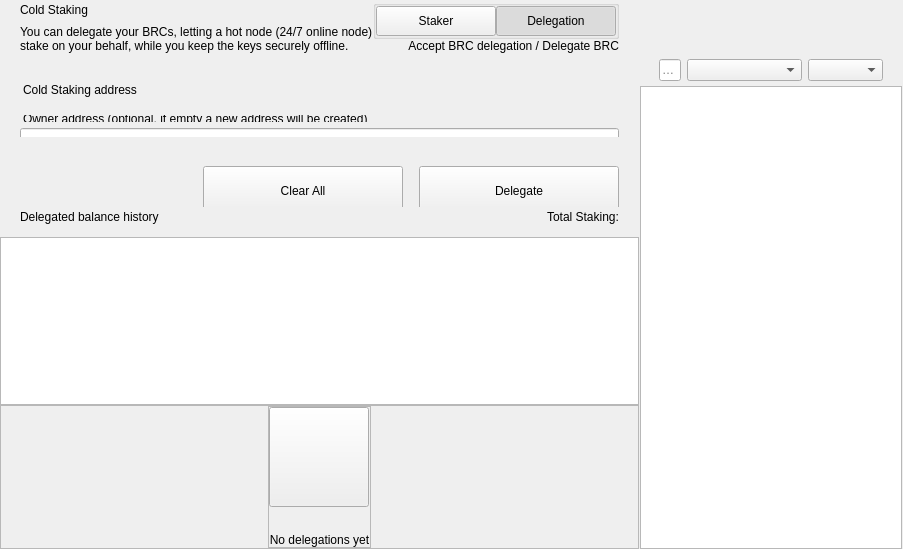
<?xml version="1.0" encoding="UTF-8"?>
<ui version="4.0">
 <class>ColdStakingWidget</class>
 <widget class="QWidget" name="ColdStakingWidget">
  <property name="geometry">
   <rect>
    <x>0</x>
    <y>0</y>
    <width>629</width>
    <height>549</height>
   </rect>
  </property>
  <property name="windowTitle">
   <string notr="true">N/A</string>
  </property>
  <layout class="QHBoxLayout" name="horizontalLayout_1" stretch="2,1">
   <property name="spacing">
    <number>0</number>
   </property>
   <property name="leftMargin">
    <number>0</number>
   </property>
   <property name="topMargin">
    <number>0</number>
   </property>
   <property name="rightMargin">
    <number>0</number>
   </property>
   <property name="bottomMargin">
    <number>0</number>
   </property>
   <item>
    <widget class="QWidget" name="left" native="true">
     <layout class="QVBoxLayout" name="verticalLayout_3">
      <property name="leftMargin">
       <number>0</number>
      </property>
      <property name="topMargin">
       <number>0</number>
      </property>
      <property name="rightMargin">
       <number>0</number>
      </property>
      <property name="bottomMargin">
       <number>0</number>
      </property>
      <item>
       <layout class="QVBoxLayout" name="verticalLayout_2">
        <property name="spacing">
         <number>0</number>
        </property>
        <item>
         <layout class="QVBoxLayout" name="verticalLayoutTop">
          <property name="spacing">
           <number>0</number>
          </property>
          <property name="leftMargin">
           <number>0</number>
          </property>
          <property name="rightMargin">
           <number>0</number>
          </property>
          <item>
           <widget class="QWidget" name="containerTitle" native="true">
            <property name="sizePolicy">
             <sizepolicy hsizetype="Preferred" vsizetype="Minimum">
              <horstretch>0</horstretch>
              <verstretch>0</verstretch>
             </sizepolicy>
            </property>
            <property name="maximumSize">
             <size>
              <width>16777215</width>
              <height>100</height>
             </size>
            </property>
            <layout class="QHBoxLayout" name="containerTitleLayout">
             <property name="spacing">
              <number>0</number>
             </property>
             <property name="leftMargin">
              <number>20</number>
             </property>
             <property name="topMargin">
              <number>0</number>
             </property>
             <property name="rightMargin">
              <number>20</number>
             </property>
             <property name="bottomMargin">
              <number>0</number>
             </property>
             <item>
              <layout class="QVBoxLayout" name="verticalLayout11">
               <property name="spacing">
                <number>5</number>
               </property>
               <item>
                <widget class="QLabel" name="labelTitle">
                 <property name="text">
                  <string>Cold Staking</string>
                 </property>
                </widget>
               </item>
               <item>
                <widget class="QLabel" name="labelSubtitle1">
                 <property name="maximumSize">
                  <size>
                   <width>16777215</width>
                   <height>16777215</height>
                  </size>
                 </property>
                 <property name="text">
                  <string>You can delegate your BRCs, letting a hot node (24/7 online node)
stake on your behalf, while you keep the keys securely offline.</string>
                 </property>
                </widget>
               </item>
              </layout>
             </item>
             <item>
              <spacer name="horizontalSpacer">
               <property name="orientation">
                <enum>Qt::Horizontal</enum>
               </property>
               <property name="sizeHint" stdset="0">
                <size>
                 <width>40</width>
                 <height>20</height>
                </size>
               </property>
              </spacer>
             </item>
             <item>
              <widget class="QWidget" name="containerViewPrivacyChecks" native="true">
               <layout class="QVBoxLayout" name="containerPrivacyChecks">
                <property name="spacing">
                 <number>0</number>
                </property>
                <property name="leftMargin">
                 <number>0</number>
                </property>
                <property name="topMargin">
                 <number>0</number>
                </property>
                <property name="rightMargin">
                 <number>0</number>
                </property>
                <property name="bottomMargin">
                 <number>0</number>
                </property>
                <item alignment="Qt::AlignHCenter|Qt::AlignVCenter">
                 <widget class="QGroupBox" name="groupBox">
                  <property name="title">
                   <string/>
                  </property>
                  <layout class="QHBoxLayout" name="horizontalLayout_2_1">
                   <property name="spacing">
                    <number>0</number>
                   </property>
                   <property name="leftMargin">
                    <number>0</number>
                   </property>
                   <property name="topMargin">
                    <number>0</number>
                   </property>
                   <property name="rightMargin">
                    <number>0</number>
                   </property>
                   <property name="bottomMargin">
                    <number>0</number>
                   </property>
                   <item>
                    <widget class="QPushButton" name="pushLeft">
                     <property name="minimumSize">
                      <size>
                       <width>120</width>
                       <height>30</height>
                      </size>
                     </property>
                     <property name="maximumSize">
                      <size>
                       <width>120</width>
                       <height>30</height>
                      </size>
                     </property>
                     <property name="focusPolicy">
                      <enum>Qt::NoFocus</enum>
                     </property>
                     <property name="text">
                      <string>Staker</string>
                     </property>
                     <property name="checkable">
                      <bool>true</bool>
                     </property>
                     <property name="autoExclusive">
                      <bool>true</bool>
                     </property>
                    </widget>
                   </item>
                   <item>
                    <widget class="QPushButton" name="pushRight">
                     <property name="minimumSize">
                      <size>
                       <width>120</width>
                       <height>30</height>
                      </size>
                     </property>
                     <property name="maximumSize">
                      <size>
                       <width>120</width>
                       <height>30</height>
                      </size>
                     </property>
                     <property name="focusPolicy">
                      <enum>Qt::NoFocus</enum>
                     </property>
                     <property name="text">
                      <string>Delegation</string>
                     </property>
                     <property name="checkable">
                      <bool>true</bool>
                     </property>
                     <property name="checked">
                      <bool>true</bool>
                     </property>
                     <property name="autoExclusive">
                      <bool>true</bool>
                     </property>
                    </widget>
                   </item>
                  </layout>
                 </widget>
                </item>
                <item alignment="Qt::AlignTop">
                 <widget class="QLabel" name="labelSubtitle2">
                  <property name="text">
                   <string>Accept BRC delegation / Delegate BRC</string>
                  </property>
                  <property name="alignment">
                   <set>Qt::AlignRight|Qt::AlignTrailing|Qt::AlignVCenter</set>
                  </property>
                 </widget>
                </item>
               </layout>
              </widget>
             </item>
            </layout>
           </widget>
          </item>
          <item>
           <spacer name="verticalSpacer_2">
            <property name="orientation">
             <enum>Qt::Vertical</enum>
            </property>
            <property name="sizeType">
             <enum>QSizePolicy::Fixed</enum>
            </property>
            <property name="sizeHint" stdset="0">
             <size>
              <width>20</width>
              <height>30</height>
             </size>
            </property>
           </spacer>
          </item>
          <item>
           <widget class="QWidget" name="containerSend" native="true">
            <property name="minimumSize">
             <size>
              <width>0</width>
              <height>50</height>
             </size>
            </property>
            <layout class="QVBoxLayout" name="containerSendRow">
             <property name="spacing">
              <number>6</number>
             </property>
             <property name="leftMargin">
              <number>0</number>
             </property>
             <property name="topMargin">
              <number>0</number>
             </property>
             <property name="rightMargin">
              <number>0</number>
             </property>
             <property name="bottomMargin">
              <number>0</number>
             </property>
             <item>
              <widget class="QLabel" name="labelEditTitle">
               <property name="maximumSize">
                <size>
                 <width>16777215</width>
                 <height>30</height>
                </size>
               </property>
               <property name="styleSheet">
                <string notr="true">padding-left:20px; padding-bottom:3px;</string>
               </property>
               <property name="text">
                <string>Cold Staking address</string>
               </property>
              </widget>
             </item>
             <item>
              <spacer name="verticalSpacer_6">
               <property name="orientation">
                <enum>Qt::Vertical</enum>
               </property>
               <property name="sizeType">
                <enum>QSizePolicy::Fixed</enum>
               </property>
               <property name="sizeHint" stdset="0">
                <size>
                 <width>20</width>
                 <height>9</height>
                </size>
               </property>
              </spacer>
             </item>
             <item>
              <widget class="QWidget" name="containerOwner" native="true">
               <layout class="QVBoxLayout" name="vContainerOwner">
                <property name="spacing">
                 <number>4</number>
                </property>
                <property name="leftMargin">
                 <number>20</number>
                </property>
                <property name="topMargin">
                 <number>0</number>
                </property>
                <property name="rightMargin">
                 <number>20</number>
                </property>
                <property name="bottomMargin">
                 <number>0</number>
                </property>
                <item>
                 <widget class="QLabel" name="labelSubtitleDescription">
                  <property name="maximumSize">
                   <size>
                    <width>16777215</width>
                    <height>20</height>
                   </size>
                  </property>
                  <property name="styleSheet">
                   <string notr="true">margin-bottom:2px;
                   margin-left:0.05px;
                   padding:0px;</string>
                  </property>
                  <property name="text">
                   <string>Owner address (optional, if empty a new address will be created)</string>
                  </property>
                 </widget>
                </item>
                <item>
                 <widget class="QLineEdit" name="lineEditOwnerAddress">
                  <property name="minimumSize">
                   <size>
                    <width>0</width>
                    <height>50</height>
                   </size>
                  </property>
                  <property name="maximumSize">
                   <size>
                    <width>16777215</width>
                    <height>50</height>
                   </size>
                  </property>
                  <property name="styleSheet">
                   <string notr="true"/>
                  </property>
                  <property name="placeholderText">
                   <string>Enter owner address</string>
                  </property>
                 </widget>
                </item>
               </layout>
              </widget>
             </item>
            </layout>
           </widget>
          </item>
         </layout>
        </item>
        <item>
         <spacer name="verticalSpacer_3">
          <property name="orientation">
           <enum>Qt::Vertical</enum>
          </property>
          <property name="sizeType">
           <enum>QSizePolicy::Minimum</enum>
          </property>
          <property name="sizeHint" stdset="0">
           <size>
            <width>20</width>
            <height>20</height>
           </size>
          </property>
         </spacer>
        </item>
        <item>
         <widget class="QWidget" name="containerBtn" native="true">
          <property name="minimumSize">
           <size>
            <width>0</width>
            <height>50</height>
           </size>
          </property>
          <layout class="QHBoxLayout" name="horizontalLayout">
           <property name="rightMargin">
            <number>20</number>
           </property>
           <item>
            <spacer name="horizontalSpacer_2">
             <property name="orientation">
              <enum>Qt::Horizontal</enum>
             </property>
             <property name="sizeHint" stdset="0">
              <size>
               <width>200</width>
               <height>20</height>
              </size>
             </property>
            </spacer>
           </item>
           <item>
            <layout class="QHBoxLayout" name="horizontalLayout_7">
             <item>
              <spacer name="horizontalSpacer_3">
               <property name="orientation">
                <enum>Qt::Horizontal</enum>
               </property>
               <property name="sizeType">
                <enum>QSizePolicy::Expanding</enum>
               </property>
               <property name="sizeHint" stdset="0">
                <size>
                 <width>40</width>
                 <height>20</height>
                </size>
               </property>
              </spacer>
             </item>
             <item>
              <widget class="QPushButton" name="pushButtonClear">
               <property name="minimumSize">
                <size>
                 <width>200</width>
                 <height>50</height>
                </size>
               </property>
               <property name="focusPolicy">
                <enum>Qt::NoFocus</enum>
               </property>
               <property name="text">
                <string>Clear All</string>
               </property>
              </widget>
             </item>
             <item>
              <spacer name="horizontalSpacer_4">
               <property name="orientation">
                <enum>Qt::Horizontal</enum>
               </property>
               <property name="sizeType">
                <enum>QSizePolicy::Fixed</enum>
               </property>
               <property name="sizeHint" stdset="0">
                <size>
                 <width>10</width>
                 <height>20</height>
                </size>
               </property>
              </spacer>
             </item>
             <item>
              <widget class="QPushButton" name="pushButtonSend">
               <property name="minimumSize">
                <size>
                 <width>200</width>
                 <height>50</height>
                </size>
               </property>
               <property name="maximumSize">
                <size>
                 <width>200</width>
                 <height>50</height>
                </size>
               </property>
               <property name="focusPolicy">
                <enum>Qt::NoFocus</enum>
               </property>
               <property name="text">
                <string>Delegate</string>
               </property>
              </widget>
             </item>
            </layout>
           </item>
          </layout>
         </widget>
        </item>
        <item>
         <widget class="QWidget" name="containerHistoryLabel" native="true">
          <layout class="QHBoxLayout" name="horizontalLayout_4">
           <property name="spacing">
            <number>0</number>
           </property>
           <property name="leftMargin">
            <number>20</number>
           </property>
           <property name="topMargin">
            <number>0</number>
           </property>
           <property name="rightMargin">
            <number>20</number>
           </property>
           <property name="bottomMargin">
            <number>0</number>
           </property>
           <item>
            <widget class="QWidget" name="verticalWidget" native="true">
             <property name="minimumSize">
              <size>
               <width>100</width>
               <height>0</height>
              </size>
             </property>
             <layout class="QVBoxLayout" name="verticalLayout_58">
              <property name="leftMargin">
               <number>0</number>
              </property>
              <property name="topMargin">
               <number>0</number>
              </property>
              <property name="rightMargin">
               <number>0</number>
              </property>
              <property name="bottomMargin">
               <number>0</number>
              </property>
              <item>
               <widget class="QLabel" name="labelListHistory">
                <property name="text">
                 <string>Delegated balance history</string>
                </property>
               </widget>
              </item>
             </layout>
            </widget>
           </item>
           <item>
            <spacer name="horizontalSpacer_5">
             <property name="orientation">
              <enum>Qt::Horizontal</enum>
             </property>
             <property name="sizeHint" stdset="0">
              <size>
               <width>40</width>
               <height>20</height>
              </size>
             </property>
            </spacer>
           </item>
           <item>
            <widget class="QLabel" name="labelStakingTotal">
             <property name="text">
              <string>Total Staking:</string>
             </property>
            </widget>
           </item>
          </layout>
         </widget>
        </item>
        <item>
         <layout class="QVBoxLayout" name="verticalLayout_64">
          <property name="spacing">
           <number>0</number>
          </property>
          <item>
           <spacer name="verticalSpacer_44">
            <property name="orientation">
             <enum>Qt::Vertical</enum>
            </property>
            <property name="sizeType">
             <enum>QSizePolicy::Fixed</enum>
            </property>
            <property name="sizeHint" stdset="0">
             <size>
              <width>20</width>
              <height>10</height>
             </size>
            </property>
           </spacer>
          </item>
          <item>
           <widget class="QListView" name="listView">
            <property name="enabled">
             <bool>true</bool>
            </property>
            <property name="mouseTracking">
             <bool>true</bool>
            </property>
           </widget>
          </item>
          <item>
           <widget class="QFrame" name="emptyContainer">
            <property name="minimumSize">
             <size>
              <width>0</width>
              <height>100</height>
             </size>
            </property>
            <property name="frameShape">
             <enum>QFrame::StyledPanel</enum>
            </property>
            <property name="frameShadow">
             <enum>QFrame::Raised</enum>
            </property>
            <layout class="QVBoxLayout" name="verticalLayout_71" stretch="1,8">
             <property name="spacing">
              <number>0</number>
             </property>
             <property name="leftMargin">
              <number>0</number>
             </property>
             <property name="topMargin">
              <number>0</number>
             </property>
             <property name="rightMargin">
              <number>0</number>
             </property>
             <property name="bottomMargin">
              <number>0</number>
             </property>
             <item>
              <spacer name="verticalSpacer">
               <property name="orientation">
                <enum>Qt::Vertical</enum>
               </property>
               <property name="sizeHint" stdset="0">
                <size>
                 <width>20</width>
                 <height>20</height>
                </size>
               </property>
              </spacer>
             </item>
             <item alignment="Qt::AlignHCenter|Qt::AlignVCenter">
              <widget class="QFrame" name="emptyScreen">
               <property name="sizePolicy">
                <sizepolicy hsizetype="Expanding" vsizetype="Expanding">
                 <horstretch>0</horstretch>
                 <verstretch>0</verstretch>
                </sizepolicy>
               </property>
               <property name="frameShape">
                <enum>QFrame::StyledPanel</enum>
               </property>
               <property name="frameShadow">
                <enum>QFrame::Raised</enum>
               </property>
               <layout class="QVBoxLayout" name="verticalLayout">
                <property name="spacing">
                 <number>30</number>
                </property>
                <property name="leftMargin">
                 <number>0</number>
                </property>
                <property name="topMargin">
                 <number>0</number>
                </property>
                <property name="rightMargin">
                 <number>0</number>
                </property>
                <property name="bottomMargin">
                 <number>0</number>
                </property>
                <item alignment="Qt::AlignHCenter|Qt::AlignVCenter">
                 <widget class="QPushButton" name="pushImgEmpty">
                  <property name="minimumSize">
                   <size>
                    <width>100</width>
                    <height>100</height>
                   </size>
                  </property>
                  <property name="maximumSize">
                   <size>
                    <width>100</width>
                    <height>100</height>
                   </size>
                  </property>
                  <property name="focusPolicy">
                   <enum>Qt::NoFocus</enum>
                  </property>
                  <property name="text">
                   <string/>
                  </property>
                  <property name="iconSize">
                   <size>
                    <width>100</width>
                    <height>100</height>
                   </size>
                  </property>
                 </widget>
                </item>
                <item alignment="Qt::AlignHCenter|Qt::AlignVCenter">
                 <widget class="QLabel" name="labelEmpty">
                  <property name="styleSheet">
                   <string notr="true"/>
                  </property>
                  <property name="text">
                   <string>No delegations yet</string>
                  </property>
                  <property name="alignment">
                   <set>Qt::AlignCenter</set>
                  </property>
                 </widget>
                </item>
               </layout>
              </widget>
             </item>
            </layout>
           </widget>
          </item>
         </layout>
        </item>
       </layout>
      </item>
     </layout>
    </widget>
   </item>
   <item>
    <widget class="QWidget" name="right" native="true">
     <layout class="QVBoxLayout" name="rightContainer">
      <property name="spacing">
       <number>0</number>
      </property>
      <property name="leftMargin">
       <number>1</number>
      </property>
      <property name="topMargin">
       <number>0</number>
      </property>
      <property name="rightMargin">
       <number>1</number>
      </property>
      <property name="bottomMargin">
       <number>0</number>
      </property>
      <item>
       <widget class="QWidget" name="containerRightButtons" native="true">
        <property name="minimumSize">
         <size>
          <width>0</width>
          <height>50</height>
         </size>
        </property>
        <layout class="QVBoxLayout" name="verticalLayout_4">
         <property name="leftMargin">
          <number>19</number>
         </property>
         <property name="topMargin">
          <number>0</number>
         </property>
         <property name="rightMargin">
          <number>19</number>
         </property>
         <property name="bottomMargin">
          <number>0</number>
         </property>
         <item>
          <widget class="OptionButton" name="btnCoinControl" native="true">
           <property name="minimumSize">
            <size>
             <width>0</width>
             <height>0</height>
            </size>
           </property>
          </widget>
         </item>
         <item>
          <widget class="OptionButton" name="btnColdStaking" native="true"/>
         </item>
         <item>
          <widget class="OptionButton" name="btnMyStakingAddresses" native="true">
           <property name="sizePolicy">
            <sizepolicy hsizetype="Preferred" vsizetype="Minimum">
             <horstretch>0</horstretch>
             <verstretch>0</verstretch>
            </sizepolicy>
           </property>
          </widget>
         </item>
        </layout>
       </widget>
      </item>
      <item>
       <widget class="QWidget" name="sortWidget" native="true">
        <layout class="QHBoxLayout" name="horizontalLayout_6">
         <property name="leftMargin">
          <number>19</number>
         </property>
         <property name="rightMargin">
          <number>19</number>
         </property>
         <property name="bottomMargin">
          <number>5</number>
         </property>
           <item>
            <widget class="QLineEdit" name="lineEditFilter">
             <property name="sizePolicy">
              <sizepolicy hsizetype="Expanding" vsizetype="Fixed">
               <horstretch>0</horstretch>
               <verstretch>0</verstretch>
              </sizepolicy>
             </property>
             <property name="minimumSize">
              <size>
               <width>0</width>
               <height>0</height>
              </size>
             </property>
             <property name="contextMenuPolicy">
              <enum>Qt::DefaultContextMenu</enum>
             </property>
             <property name="acceptDrops">
              <bool>false</bool>
             </property>
             <property name="maxLength">
              <number>40</number>
             </property>
             <property name="placeholderText">
              <string>Filter</string>
             </property>
            </widget>
           </item>
         <item>
          <spacer name="horizontalSpacer_6">
           <property name="orientation">
            <enum>Qt::Horizontal</enum>
           </property>
           <property name="sizeType">
              <enum>QSizePolicy::Preferred</enum>
           </property>
           <property name="sizeHint" stdset="0">
            <size>
             <width>20</width>
             <height>20</height>
            </size>
           </property>
          </spacer>
         </item>
         <item>
          <widget class="QComboBox" name="comboBoxSort">
           <property name="sizePolicy">
            <sizepolicy hsizetype="Preferred" vsizetype="Fixed">
             <horstretch>0</horstretch>
             <verstretch>0</verstretch>
            </sizepolicy>
           </property>
           <property name="minimumSize">
            <size>
             <width>115</width>
             <height>0</height>
            </size>
           </property>
          </widget>
         </item>
         <item>
          <widget class="QComboBox" name="comboBoxSortOrder">
           <property name="sizePolicy">
            <sizepolicy hsizetype="Preferred" vsizetype="Fixed">
             <horstretch>0</horstretch>
             <verstretch>0</verstretch>
            </sizepolicy>
           </property>
           <property name="minimumSize">
            <size>
             <width>75</width>
             <height>0</height>
            </size>
           </property>
          </widget>
         </item>
        </layout>
       <zorder>comboBoxSort</zorder>
       <zorder>comboBoxSortOrder</zorder>
       <zorder>lineEditFilter</zorder>
       </widget>
      </item>
      <item>
       <widget class="QListView" name="listViewStakingAddress">
        <property name="enabled">
         <bool>true</bool>
        </property>
        <property name="mouseTracking">
         <bool>true</bool>
        </property>
       </widget>
      </item>
     </layout>
    </widget>
   </item>
  </layout>
 </widget>
 <customwidgets>
  <customwidget>
   <class>OptionButton</class>
   <extends>QWidget</extends>
   <header>qt/bitrubcoin/optionbutton.h</header>
   <container>1</container>
  </customwidget>
 </customwidgets>
 <resources/>
 <connections/>
</ui>
